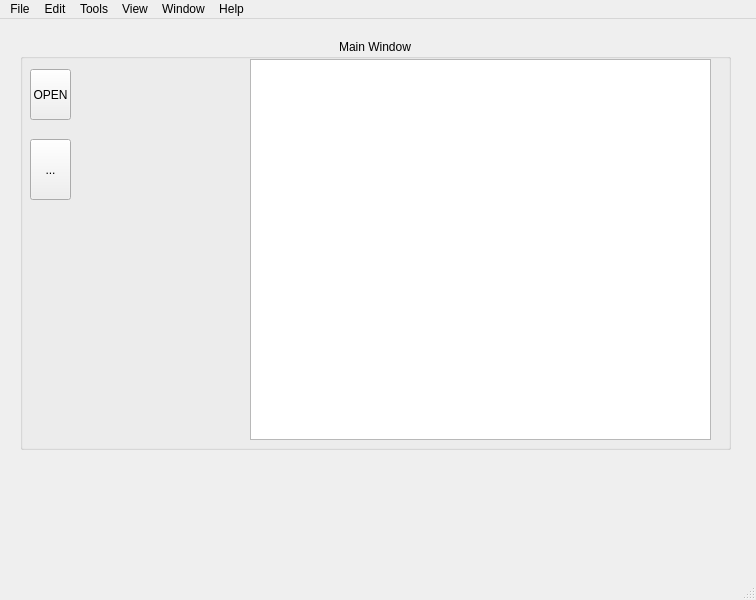
<?xml version="1.0" encoding="UTF-8"?>
<ui version="4.0">
 <class>MainWindow</class>
 <widget class="QMainWindow" name="MainWindow">
  <property name="geometry">
   <rect>
    <x>0</x>
    <y>0</y>
    <width>756</width>
    <height>600</height>
   </rect>
  </property>
  <property name="windowTitle">
   <string>Remote Guru</string>
  </property>
  <widget class="QWidget" name="centralwidget">
   <widget class="QGroupBox" name="main_window">
    <property name="geometry">
     <rect>
      <x>20</x>
      <y>20</y>
      <width>711</width>
      <height>411</height>
     </rect>
    </property>
    <property name="title">
     <string>Main Window</string>
    </property>
    <property name="alignment">
     <set>Qt::AlignHCenter|Qt::AlignTop</set>
    </property>
    <property name="flat">
     <bool>false</bool>
    </property>
    <widget class="QGraphicsView" name="VideoDisplayArea">
     <property name="geometry">
      <rect>
       <x>230</x>
       <y>20</y>
       <width>461</width>
       <height>381</height>
      </rect>
     </property>
    </widget>
    <widget class="QToolButton" name="toolButton">
     <property name="geometry">
      <rect>
       <x>10</x>
       <y>30</y>
       <width>41</width>
       <height>51</height>
      </rect>
     </property>
     <property name="text">
      <string>OPEN</string>
     </property>
    </widget>
    <widget class="QToolButton" name="toolButton_2">
     <property name="geometry">
      <rect>
       <x>10</x>
       <y>100</y>
       <width>41</width>
       <height>61</height>
      </rect>
     </property>
     <property name="text">
      <string>...</string>
     </property>
    </widget>
   </widget>
  </widget>
  <widget class="QMenuBar" name="menubar">
   <property name="geometry">
    <rect>
     <x>0</x>
     <y>0</y>
     <width>756</width>
     <height>21</height>
    </rect>
   </property>
   <widget class="QMenu" name="menuAR_Assistance">
    <property name="title">
     <string>File</string>
    </property>
   </widget>
   <widget class="QMenu" name="menuEdit">
    <property name="title">
     <string>Edit</string>
    </property>
   </widget>
   <widget class="QMenu" name="menuTools">
    <property name="title">
     <string>Tools</string>
    </property>
   </widget>
   <widget class="QMenu" name="menuview">
    <property name="title">
     <string>View</string>
    </property>
   </widget>
   <widget class="QMenu" name="menuWindow">
    <property name="title">
     <string>Window</string>
    </property>
   </widget>
   <widget class="QMenu" name="menuHelp">
    <property name="title">
     <string>Help</string>
    </property>
   </widget>
   <addaction name="menuAR_Assistance"/>
   <addaction name="menuEdit"/>
   <addaction name="menuTools"/>
   <addaction name="menuview"/>
   <addaction name="menuWindow"/>
   <addaction name="menuHelp"/>
  </widget>
  <widget class="QStatusBar" name="statusbar"/>
 </widget>
 <resources/>
 <connections/>
</ui>
